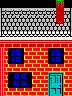

Rendered tile map (Tiled .tmx) drawn with the repository's tilesets; below, a short description and the full map source, tile grids included:
An orthogonal 9x12 tile map with 8x8 px tiles, 1 tile layer (brick-house).

<map version="1.8" tiledversion="1.8.4" orientation="orthogonal" renderorder="right-down" width="9" height="12" tilewidth="8" tileheight="8" infinite="0" nextlayerid="2" nextobjectid="1">
 <tileset firstgid="1" source="../tileset/tileset.tsx" />
 <layer id="1" name="brick-house" width="9" height="12">
  <data encoding="csv">
1,1,1,1,1,1,1,26,1,
33,31,31,31,31,31,31,3,32,
30,28,28,28,28,28,28,61,29,
30,28,28,28,28,28,28,28,29,
64,62,62,62,62,62,62,62,63,
19,19,19,19,19,19,19,19,19,
18,99,100,17,17,17,99,100,17,
18,97,98,17,17,17,97,98,17,
18,17,17,17,17,17,17,17,17,
18,102,104,106,17,17,86,83,17,
18,101,103,105,17,17,85,82,17,
18,17,17,17,17,17,84,81,17
</data>
 </layer>
</map>
